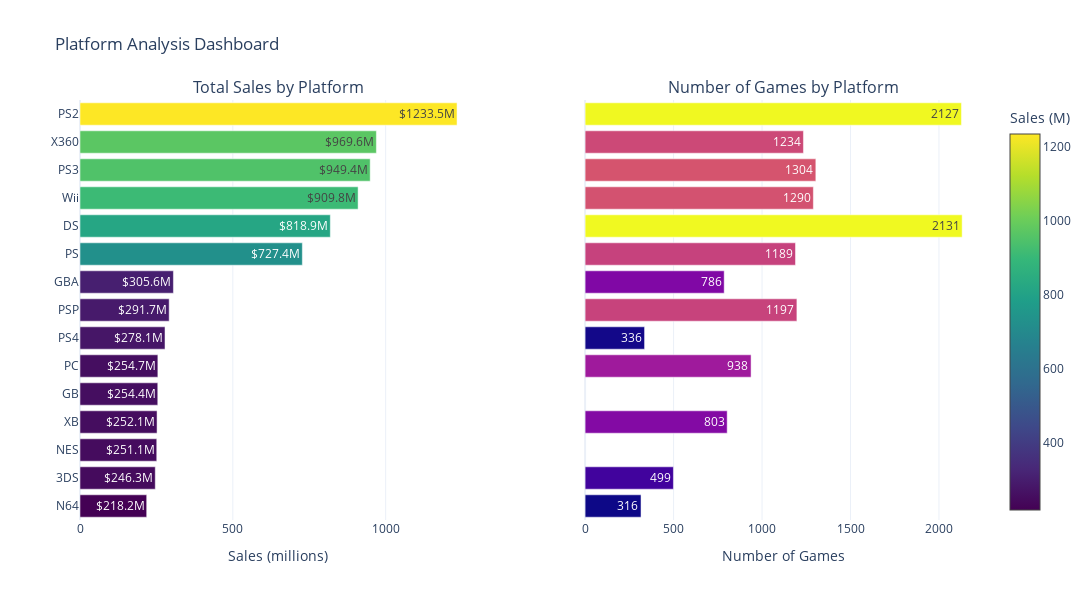

The cell this chart's notebook holds for it:
### Markdown cell above
### Most Selling Platforms

### Code cell
# Platform Analysis - Plotly-only (Top 15 Platforms)
platform_sales = df.groupby('Platform')['Global_Sales'].sum().sort_values(ascending=False).head(15)
platform_counts = df['Platform'].value_counts().head(15)

from plotly.subplots import make_subplots
import plotly.graph_objects as go

# Prepare dataframes and ensure consistent ordering
sales_df = platform_sales.reset_index()
sales_df.columns = ['Platform', 'Global_Sales']
# For horizontal bars, sort ascending so largest appear on top
sales_df = sales_df.sort_values('Global_Sales')

counts_df = platform_counts.reset_index()
counts_df.columns = ['Platform', 'Games']
# Reindex counts to match sales order (platforms may differ in order)
counts_df = counts_df.set_index('Platform').reindex(sales_df['Platform']).reset_index()

# Create subplots with shared y-axis so platform names align
fig_platform = make_subplots(
    rows=1, cols=2,
    shared_yaxes=True,
    subplot_titles=('Total Sales by Platform', 'Number of Games by Platform'),
    horizontal_spacing=0.12,
    specs=[[{"type": "bar"}, {"type": "bar"}]]
)

# Sales subplot
fig_platform.add_trace(
    go.Bar(
        x=sales_df['Global_Sales'],
        y=sales_df['Platform'],
        orientation='h',
        marker=dict(color=sales_df['Global_Sales'], colorscale='Viridis', showscale=True, colorbar=dict(title='Sales (M)')),
        text=sales_df['Global_Sales'].apply(lambda x: f'${x:.1f}M'),
        textposition='inside',
        hovertemplate='<b>%{y}</b><br>Sales: $%{x:.2f}M<extra></extra>'
    ),
    row=1, col=1
)

# Game counts subplot
fig_platform.add_trace(
    go.Bar(
        x=counts_df['Games'],
        y=counts_df['Platform'],
        orientation='h',
        marker=dict(color=counts_df['Games'], colorscale='Plasma'),
        text=counts_df['Games'],
        textposition='inside',
        hovertemplate='<b>%{y}</b><br>Number of Games: %{x}<extra></extra>'
    ),
    row=1, col=2
)

fig_platform.update_layout(
    height=600,
    width=1100,
    showlegend=False,
    title_text='Platform Analysis Dashboard',
    template='plotly_white'
)

fig_platform.update_xaxes(title_text='Sales (millions)', row=1, col=1)
fig_platform.update_xaxes(title_text='Number of Games', row=1, col=2)
fig_platform.update_yaxes(automargin=True)

fig_platform.show()

### Figure 1 — Plotly figure (JSON) as saved in the notebook; plotly's stock layout.template omitted (floating-point values rounded to 4 significant figures)
{"data": [{"hovertemplate": "<b>%{y}</b><br>Sales: $%{x:.2f}M<extra></extra>", "marker": {"color": [218.2, 246.3, 251.1, 252.1, 254.4, 254.7, 278.1, 291.7, 305.6, 727.4, 818.9, 909.8, 949.4, 969.6, 1233.0], "colorbar": {"title": {"text": "Sales (M)"}}, "colorscale": [[0, "#440154"], [0.1111, "#482878"], [0.2222, "#3e4989"], [0.3333, "#31688e"], [0.4444, "#26828e"], [0.5556, "#1f9e89"], [0.6667, "#35b779"], [0.7778, "#6ece58"], [0.8889, "#b5de2b"], [1, "#fde725"]], "showscale": true}, "orientation": "h", "text": ["$218.2M", "$246.3M", "$251.1M", "$252.1M", "$254.4M", "$254.7M", "$278.1M", "$291.7M", "$305.6M", "$727.4M", "$818.9M", "$909.8M", "$949.4M", "$969.6M", "$1233.5M"], "textposition": "inside", "type": "bar", "x": [218.2, 246.3, 251.1, 252.1, 254.4, 254.7, 278.1, 291.7, 305.6, 727.4, 818.9, 909.8, 949.4, 969.6, 1233.0], "xaxis": "x", "y": ["N64", "3DS", "NES", "XB", "GB", "PC", "PS4", "PSP", "GBA", "PS", "DS", "Wii", "PS3", "X360", "PS2"], "yaxis": "y"}, {"hovertemplate": "<b>%{y}</b><br>Number of Games: %{x}<extra></extra>", "marker": {"color": [316.0, 499.0, NaN, 803.0, NaN, 938.0, 336.0, 1197.0, 786.0, 1189.0, 2131.0, 1290.0, 1304.0, 1234.0, 2127.0], "colorscale": [[0, "#0d0887"], [0.1111, "#46039f"], [0.2222, "#7201a8"], [0.3333, "#9c179e"], [0.4444, "#bd3786"], [0.5556, "#d8576b"], [0.6667, "#ed7953"], [0.7778, "#fb9f3a"], [0.8889, "#fdca26"], [1, "#f0f921"]]}, "orientation": "h", "text": [316.0, 499.0, NaN, 803.0, NaN, 938.0, 336.0, 1197.0, 786.0, 1189.0, 2131.0, 1290.0, 1304.0, 1234.0, 2127.0], "textposition": "inside", "type": "bar", "x": [316.0, 499.0, NaN, 803.0, NaN, 938.0, 336.0, 1197.0, 786.0, 1189.0, 2131.0, 1290.0, 1304.0, 1234.0, 2127.0], "xaxis": "x2", "y": ["N64", "3DS", "NES", "XB", "GB", "PC", "PS4", "PSP", "GBA", "PS", "DS", "Wii", "PS3", "X360", "PS2"], "yaxis": "y2"}], "layout": {"annotations": [{"font": {"size": 16}, "showarrow": false, "text": "Total Sales by Platform", "x": 0.22, "xanchor": "center", "xref": "paper", "y": 1, "yanchor": "bottom", "yref": "paper"}, {"font": {"size": 16}, "showarrow": false, "text": "Number of Games by Platform", "x": 0.78, "xanchor": "center", "xref": "paper", "y": 1, "yanchor": "bottom", "yref": "paper"}], "height": 600, "showlegend": false, "title": {"text": "Platform Analysis Dashboard"}, "width": 1100, "xaxis": {"anchor": "y", "domain": [0, 0.44], "title": {"text": "Sales (millions)"}}, "xaxis2": {"anchor": "y2", "domain": [0.56, 1], "title": {"text": "Number of Games"}}, "yaxis": {"anchor": "x", "automargin": true, "domain": [0, 1]}, "yaxis2": {"anchor": "x2", "automargin": true, "domain": [0, 1], "matches": "y", "showticklabels": false}}}
